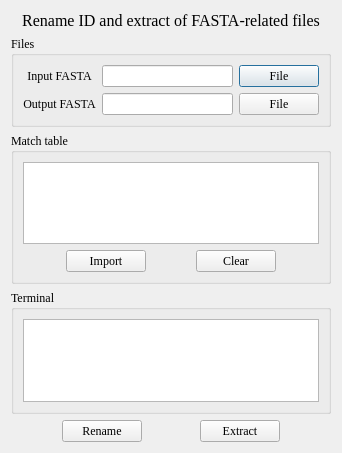
<?xml version="1.0" encoding="UTF-8"?>
<ui version="4.0">
 <class>RenameID</class>
 <widget class="QDialog" name="RenameID">
  <property name="geometry">
   <rect>
    <x>0</x>
    <y>0</y>
    <width>342</width>
    <height>453</height>
   </rect>
  </property>
  <property name="font">
   <font>
    <family>Times New Roman</family>
   </font>
  </property>
  <property name="windowTitle">
   <string>FastaKit</string>
  </property>
  <layout class="QVBoxLayout" name="verticalLayout_3">
   <item>
    <widget class="QLabel" name="label_3">
     <property name="text">
      <string>&lt;html&gt;&lt;head/&gt;&lt;body&gt;&lt;p&gt;&lt;span style=&quot; font-size:12pt;&quot;&gt;Rename ID and extract of FASTA-related files&lt;/span&gt;&lt;/p&gt;&lt;/body&gt;&lt;/html&gt;</string>
     </property>
     <property name="alignment">
      <set>Qt::AlignCenter</set>
     </property>
    </widget>
   </item>
   <item>
    <widget class="QGroupBox" name="groupBox_2">
     <property name="title">
      <string>Files</string>
     </property>
     <layout class="QGridLayout" name="gridLayout">
      <item row="0" column="0">
       <widget class="QLabel" name="label">
        <property name="text">
         <string>Input FASTA</string>
        </property>
        <property name="alignment">
         <set>Qt::AlignCenter</set>
        </property>
       </widget>
      </item>
      <item row="1" column="0">
       <widget class="QLabel" name="label_2">
        <property name="text">
         <string>Output FASTA</string>
        </property>
        <property name="alignment">
         <set>Qt::AlignCenter</set>
        </property>
       </widget>
      </item>
      <item row="0" column="2">
       <widget class="QPushButton" name="pushButton">
        <property name="text">
         <string>File</string>
        </property>
       </widget>
      </item>
      <item row="0" column="1">
       <widget class="QLineEdit" name="lineEdit"/>
      </item>
      <item row="1" column="1">
       <widget class="QLineEdit" name="lineEdit_2"/>
      </item>
      <item row="1" column="2">
       <widget class="QPushButton" name="pushButton_2">
        <property name="text">
         <string>File</string>
        </property>
       </widget>
      </item>
     </layout>
    </widget>
   </item>
   <item>
    <widget class="QGroupBox" name="groupBox">
     <property name="title">
      <string>Match table</string>
     </property>
     <layout class="QVBoxLayout" name="verticalLayout_2">
      <item>
       <widget class="QTextEdit" name="textEdit"/>
      </item>
      <item>
       <layout class="QHBoxLayout" name="horizontalLayout_2">
        <item>
         <spacer name="horizontalSpacer_6">
          <property name="orientation">
           <enum>Qt::Horizontal</enum>
          </property>
          <property name="sizeHint" stdset="0">
           <size>
            <width>40</width>
            <height>20</height>
           </size>
          </property>
         </spacer>
        </item>
        <item>
         <widget class="QPushButton" name="pushButton_3">
          <property name="sizePolicy">
           <sizepolicy hsizetype="Minimum" vsizetype="Fixed">
            <horstretch>0</horstretch>
            <verstretch>0</verstretch>
           </sizepolicy>
          </property>
          <property name="text">
           <string>Import</string>
          </property>
         </widget>
        </item>
        <item>
         <spacer name="horizontalSpacer_4">
          <property name="orientation">
           <enum>Qt::Horizontal</enum>
          </property>
          <property name="sizeHint" stdset="0">
           <size>
            <width>40</width>
            <height>20</height>
           </size>
          </property>
         </spacer>
        </item>
        <item>
         <widget class="QPushButton" name="pushButton_6">
          <property name="text">
           <string>Clear</string>
          </property>
         </widget>
        </item>
        <item>
         <spacer name="horizontalSpacer_5">
          <property name="orientation">
           <enum>Qt::Horizontal</enum>
          </property>
          <property name="sizeHint" stdset="0">
           <size>
            <width>40</width>
            <height>20</height>
           </size>
          </property>
         </spacer>
        </item>
       </layout>
      </item>
     </layout>
    </widget>
   </item>
   <item>
    <widget class="QGroupBox" name="groupBox_3">
     <property name="title">
      <string>Terminal</string>
     </property>
     <layout class="QVBoxLayout" name="verticalLayout">
      <item>
       <widget class="QTextBrowser" name="textBrowser"/>
      </item>
     </layout>
    </widget>
   </item>
   <item>
    <layout class="QHBoxLayout" name="horizontalLayout">
     <item>
      <spacer name="horizontalSpacer">
       <property name="orientation">
        <enum>Qt::Horizontal</enum>
       </property>
       <property name="sizeHint" stdset="0">
        <size>
         <width>40</width>
         <height>20</height>
        </size>
       </property>
      </spacer>
     </item>
     <item>
      <widget class="QPushButton" name="pushButton_4">
       <property name="text">
        <string>Rename</string>
       </property>
      </widget>
     </item>
     <item>
      <spacer name="horizontalSpacer_3">
       <property name="orientation">
        <enum>Qt::Horizontal</enum>
       </property>
       <property name="sizeHint" stdset="0">
        <size>
         <width>40</width>
         <height>20</height>
        </size>
       </property>
      </spacer>
     </item>
     <item>
      <widget class="QPushButton" name="pushButton_5">
       <property name="text">
        <string>Extract</string>
       </property>
      </widget>
     </item>
     <item>
      <spacer name="horizontalSpacer_2">
       <property name="orientation">
        <enum>Qt::Horizontal</enum>
       </property>
       <property name="sizeHint" stdset="0">
        <size>
         <width>40</width>
         <height>20</height>
        </size>
       </property>
      </spacer>
     </item>
    </layout>
   </item>
  </layout>
 </widget>
 <resources/>
 <connections/>
</ui>
